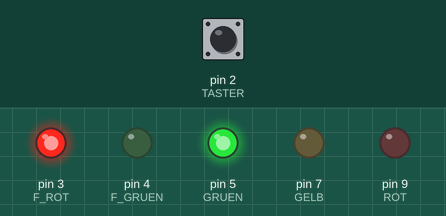
Simulated run of this sketch. Board: Arduino Uno, built with avr-gcc and run on an emulated ATmega328P. Shown: output pins drawn as LEDs (lit = HIGH). Inputs (shaded band) come from the test bench; at power-on: pin 2 (TASTER) HIGH.

Above: at 1.2 s.
1.3 s: pin 2 (TASTER) pulled LOW for 0.25 s
At 3.4 s:
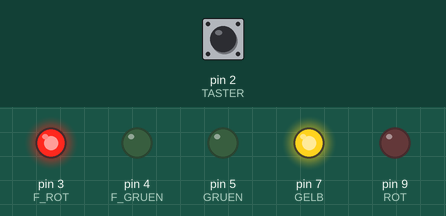
At 5.1 s:
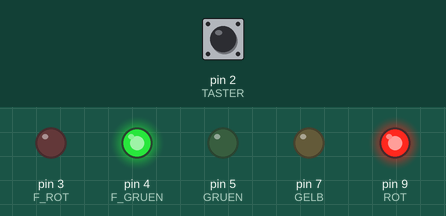
Timing chart, 0 to 12.1 s (numbered marks = the images above; inputs shaded):
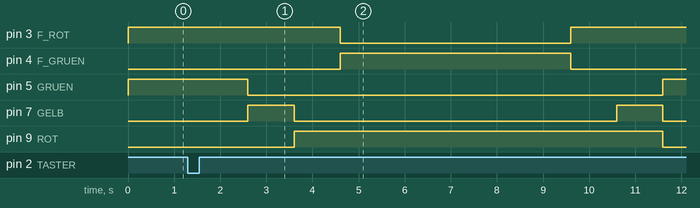

Measured:
- after the input at 1.3 s, pin 3 (F_ROT): HIGH → LOW after 3.3 s, → HIGH 5.0 s later; pin 4 (F_GRUEN): LOW → HIGH after 3.3 s, → LOW 5.0 s later; pin 5 (GRUEN): HIGH → LOW after 1.3 s, → HIGH 9.0 s later; pin 7 (GELB): alternates HIGH for 1.0 s and LOW for 7.0 s, starting after 1.3 s; pin 9 (ROT): LOW → HIGH after 2.3 s, → LOW 8.0 s later

The sketch:

Ampel-Taster.ino
```cpp
//AutoAmpel
int ROT = 9;
int GELB = 7;
int GRUEN = 5;

// Fußgängerampel
int F_ROT = 3;
int F_GRUEN = 4;

// Taster
int TASTER = 2;

// Status des Taster
int TasterLesen;

void setup()
{
  // Fahrbahnampel
  pinMode(ROT, OUTPUT);
  pinMode(GELB, OUTPUT);
  pinMode(GRUEN, OUTPUT);

  // Fußgängerampel
  pinMode(F_ROT, OUTPUT);
  pinMode(F_GRUEN, OUTPUT);

  // Taster
  //  INPUT_PULLUP = Modus Eingabe und Eingangspegel auf HIGH setzen
  pinMode(TASTER, INPUT_PULLUP);
}

void loop()
{
  // Ampel grün/Fußgängerampel rot
  digitalWrite(F_ROT, HIGH);
  digitalWrite(GRUEN, HIGH);

  // Zustand des Tasters lesen
  TasterLesen = digitalRead(TASTER);
  delay(200);

  // Taster auf HIGH gesetzt -> gedrückt  = LOW
  if (TasterLesen == LOW)
  {
    // 1 s Pause
    delay(1000);

    // Fahrbahnampel grün aus
    digitalWrite(GRUEN, LOW);

    // Fahrbahnampel gelb an
    digitalWrite(GELB, HIGH);
    delay(1000);
    digitalWrite(GELB, LOW);

    // Fahrbahnampel rot an
    digitalWrite(ROT, HIGH);

    // 1 s Sicherheitszeit
    delay(1000);

    // Fußgängerampel auf grün schalten
    digitalWrite(F_ROT, LOW);
    digitalWrite(F_GRUEN, HIGH);
    delay(5000);

    // Fußgängerampel auf rot schalten
    digitalWrite(F_GRUEN, LOW);
    digitalWrite(F_ROT, HIGH);

    // 1 s Pause
    delay(1000);

    // Fahrbahnampel auf gelb und dann auf rot schalten
    digitalWrite(GELB, HIGH);
    delay(1000);
    digitalWrite(ROT, LOW);
    digitalWrite(GELB, LOW);
  }
}
```
